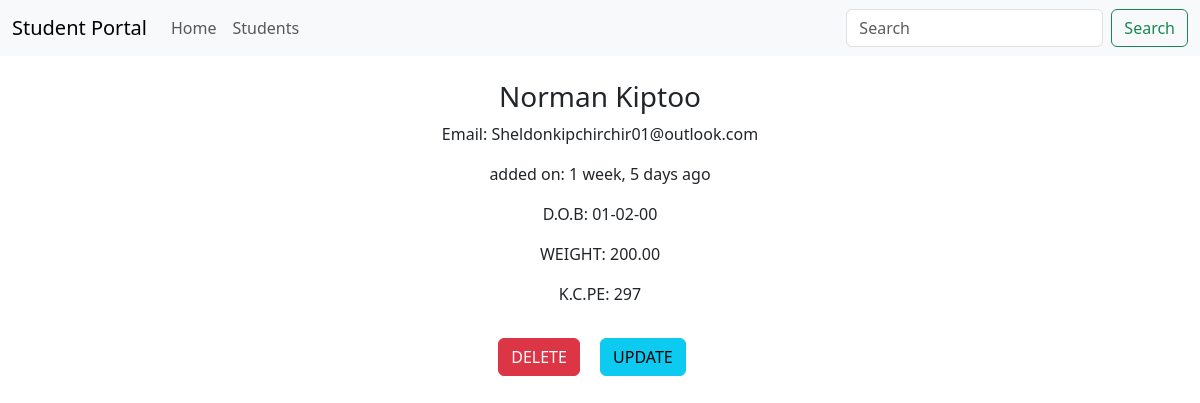
Page /details/2 (signed in) on the committed database.
### main_app/models.py (models this page shows, shortened)
class Student(models.Model):
    first_name = models.CharField(max_length=25)
    last_name = models.CharField(max_length=25)
    dob = models.DateTimeField()
    email = models.EmailField(unique=True)
    weight = models.DecimalField(max_digits=5, decimal_places=2)
    is_spoty = models.BooleanField(default=False)
    kcpe_score = models.IntegerField()
    profile_pic = models.ImageField(upload_to=generate_unique_name, null=True, default="students/student.png")
    created_at = models.DateTimeField(auto_now_add=True)
    updated_at = models.DateTimeField(auto_now=True)

### main_app/views.py (the view)
# urls.py: path('details/<int:id>', views.details, name='details'),
@login_required  # decorators
def details(request, id):
    student = Student.objects.get(pk=id)  # SELECT* FROM  students where
    return render(request, 'details.html', {'student': student})

### templates/details.html (shortened to what this page needs)
{% extends 'base.html' %}
{% load humanize %}
{% load crispy_forms_filters %}
{% block content %}
    {% include 'navbar.html' %}
<div class="container">
    <div class="row justify-content-center">
        <div class="col-sm-6 text-center">
        <h3> {{ student.first_name|capfirst }} {{ student.last_name|capfirst }}</h3>
        <p>Email: {{ student.email }}</p>
        <p>added on: {{ student.created_at| naturaltime }}</p>
        <p>D.O.B: {{ student.dob| date:'d-m-y'}}</p>
        <p>WEIGHT: {{ student.weight}}</p>
        <p>K.C.PE: {{ student.kcpe_score}}</p>
        <a href="{% url 'delete' student.id %}" class="btn btn-danger text-decoration-none">DELETE</a>
        <a href="{% url 'update' student.id %}" class="btn btn-info text-decoration-none m-3">UPDATE</a>
        </div>
    </div>
</div>
{% endblock %}

### rows in the picture
Student: first_name "Norman", last_name "Kiptoo", email "Sheldonkipchirchir01@outlook.com", created_at "1 week, 5 days ago", dob "01-02-00", weight "200.00", kcpe_score "297"
